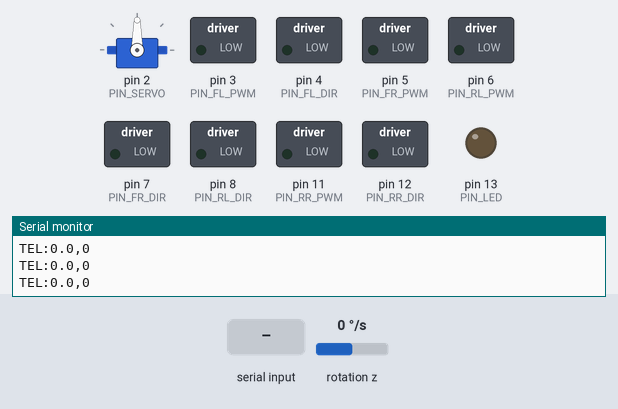
This sketch was run on a simulated Arduino Uno, built with avr-gcc and run on an emulated ATmega328P. Parts: servo, switched loads named in the sketch (green lamp = pin HIGH), output pins drawn as LEDs (lit = HIGH), the last lines printed to the serial monitor. Wiring (inferred from the names in the program): MPU-6050 motion sensor at I2C address 0x68. The inputs (shaded band) are chosen by the test bench; at power-on: rotation z 0 °/s.

Above: at 1.8 s.
1.9 s: "COLLECT\n" received over Serial
At 2.05 s:
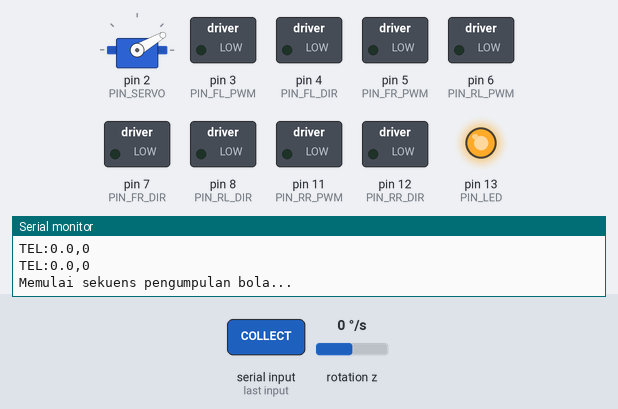
At 2.95 s:
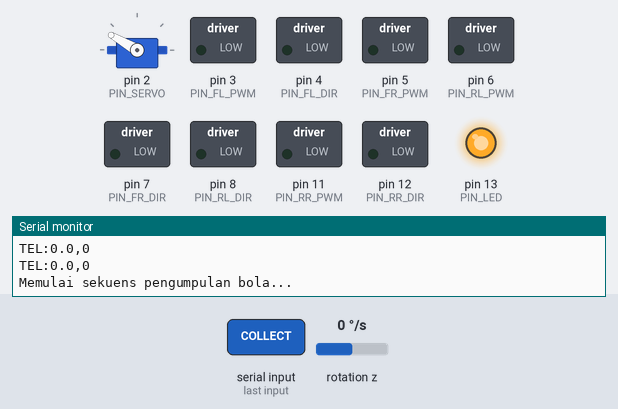
4.9 s: "SERVO:\n" received over Serial
At 6.0 s:
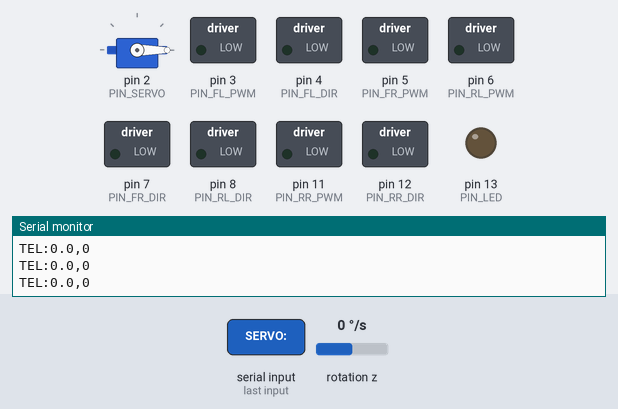
Timing chart, 0 to 7.9 s (numbered marks = the images above; inputs shaded):
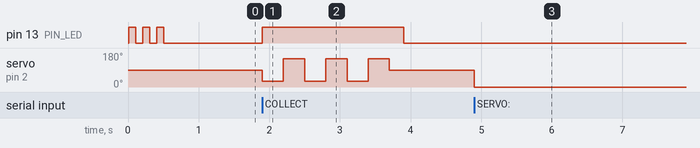

The sketch:

robot_controller.ino
```cpp
// ============================================================================
// ROBOT PENGUMPUL BOLA - FIRMWARE ARDUINO UNO
// ============================================================================
// Deskripsi : Kontroler utama robot mecanum 4WD dengan pengumpul bola
// Hardware  : Arduino Uno, 2x DRV8833, MPU6050, Servo, ESP32-CAM (UART)
// Protokol  : Serial 115200 baud, format "CMD:vx,vy,omega\n"
// Tanggal   : 2026-06-26
// ============================================================================

#include <Wire.h>
#include <Servo.h>

// === KONFIGURASI DEBUG ===
// Set ke 0 untuk nonaktifkan pesan debug (hemat memori & bandwidth serial)
#define DEBUG 1

#if DEBUG
  #define DBG_PRINT(x)   Serial.print(x)
  #define DBG_PRINTLN(x) Serial.println(x)
#else
  #define DBG_PRINT(x)
  #define DBG_PRINTLN(x)
#endif

// ============================================================================
// PIN MAPPING
// ============================================================================
// Strategi pin:
//   - Servo menggunakan Timer1, yang menonaktifkan PWM di pin 9 dan 10.
//   - Sisa pin PWM: 3, 5, 6, 11 (dari Timer0 dan Timer2).
//   - Setiap motor butuh 1 pin PWM (kecepatan) + 1 pin digital (arah).
//
// Motor FL (Depan-Kiri) : PWM=3,  DIR=4
// Motor FR (Depan-Kanan): PWM=5,  DIR=7
// Motor RL (Belakang-Kiri): PWM=6,  DIR=8
// Motor RR (Belakang-Kanan): PWM=11, DIR=12
// Servo pengumpul: pin 2
// MPU6050: SDA=A4, SCL=A5 (I2C hardware)
// Serial UART ke ESP32-CAM: pin 0 (RX), pin 1 (TX)
// Tersedia: 13 (LED), A0, A1, A2, A3

// --- Motor Depan-Kiri (FL) ---
#define PIN_FL_PWM  3
#define PIN_FL_DIR  4

// --- Motor Depan-Kanan (FR) ---
#define PIN_FR_PWM  5
#define PIN_FR_DIR  7

// --- Motor Belakang-Kiri (RL) ---
#define PIN_RL_PWM  6
#define PIN_RL_DIR  8

// --- Motor Belakang-Kanan (RR) ---
#define PIN_RR_PWM  11
#define PIN_RR_DIR  12

// --- Servo Pengumpul ---
#define PIN_SERVO   2

// --- LED Indikator ---
#define PIN_LED     13

// ============================================================================
// KONFIGURASI ARAH MOTOR (FLIP)
// ============================================================================
// Ubah ke 'true' jika motor terpasang terbalik.
// Ini membalik arah putar tanpa perlu tukar kabel.
#define FLIP_FL false
#define FLIP_FR false
#define FLIP_RL false
#define FLIP_RR false

// ============================================================================
// KONSTANTA
// ============================================================================
#define SERIAL_BAUD     115200

// Alamat I2C MPU6050
#define MPU6050_ADDR    0x68
#define MPU6050_PWR_MGMT  0x6B
#define MPU6050_GYRO_Z_H  0x47  // Register gyro sumbu Z (high byte)
#define MPU6050_GYRO_Z_L  0x48  // Register gyro sumbu Z (low byte)

// Sensitivitas gyro: ±250°/s → 131 LSB/°/s (konfigurasi default)
#define GYRO_SENSITIVITY 131.0f

// Interval telemetri (ms)
#define TELEMETRY_INTERVAL 100

// Timeout watchdog motor (ms) - jika tidak ada perintah, motor berhenti
#define WATCHDOG_TIMEOUT   500

// Ukuran buffer serial
#define SERIAL_BUF_SIZE    64

// Konfigurasi servo pengumpul
#define SERVO_MIN_ANGLE    30   // Sudut minimum sweep
#define SERVO_MAX_ANGLE    150  // Sudut maksimum sweep
#define SERVO_CENTER       90   // Posisi tengah/istirahat
#define SERVO_COLLECT_DELAY 300 // Delay antar langkah sweep (ms)
#define SERVO_COLLECT_STEPS 3   // Jumlah siklus sweep saat COLLECT

// ============================================================================
// VARIABEL GLOBAL
// ============================================================================
Servo servoPengumpul;

// --- Buffer serial ---
char serialBuf[SERIAL_BUF_SIZE];
uint8_t serialIdx = 0;

// --- Timing ---
unsigned long lastCmdTime     = 0;  // Waktu perintah terakhir diterima
unsigned long lastTelemetry   = 0;  // Waktu telemetri terakhir dikirim
unsigned long lastGyroRead    = 0;  // Waktu pembacaan gyro terakhir

// --- Heading dari gyro ---
float heading = 0.0f;              // Heading kumulatif dalam derajat

// --- Status motor saat ini ---
int16_t currentVx    = 0;
int16_t currentVy    = 0;
int16_t currentOmega = 0;

// --- Flag untuk sekuens collect ---
bool collectRunning = false;

// ============================================================================
// SETUP
// ============================================================================
void setup() {
  // Inisialisasi serial untuk komunikasi dengan ESP32-CAM
  Serial.begin(SERIAL_BAUD);

  DBG_PRINTLN(F("=== Robot Pengumpul Bola ==="));
  DBG_PRINTLN(F("Inisialisasi dimulai..."));

  // --- Konfigurasi pin motor ---
  pinMode(PIN_FL_PWM, OUTPUT);
  pinMode(PIN_FL_DIR, OUTPUT);
  pinMode(PIN_FR_PWM, OUTPUT);
  pinMode(PIN_FR_DIR, OUTPUT);
  pinMode(PIN_RL_PWM, OUTPUT);
  pinMode(PIN_RL_DIR, OUTPUT);
  pinMode(PIN_RR_PWM, OUTPUT);
  pinMode(PIN_RR_DIR, OUTPUT);

  // Pastikan semua motor mati saat startup
  stopAllMotors();

  // --- LED indikator ---
  pinMode(PIN_LED, OUTPUT);
  digitalWrite(PIN_LED, LOW);

  // --- Inisialisasi servo ---
  servoPengumpul.attach(PIN_SERVO);
  servoPengumpul.write(SERVO_CENTER);
  DBG_PRINTLN(F("Servo terpasang di pin 2"));

  // --- Inisialisasi MPU6050 via I2C mentah ---
  Wire.begin();
  initMPU6050();

  // --- Tandai waktu awal ---
  lastCmdTime   = millis();
  lastTelemetry = millis();
  lastGyroRead  = millis();

  // Kedipkan LED tanda siap
  for (uint8_t i = 0; i < 3; i++) {
    digitalWrite(PIN_LED, HIGH);
    delay(100);
    digitalWrite(PIN_LED, LOW);
    delay(100);
  }

  DBG_PRINTLN(F("Inisialisasi selesai. Menunggu perintah..."));
}

// ============================================================================
// LOOP UTAMA
// ============================================================================
void loop() {
  unsigned long now = millis();

  // --- 1. Baca data serial masuk ---
  bacaSerial();

  // --- 2. Update gyro heading ---
  updateGyro(now);

  // --- 3. Kirim telemetri berkala ---
  if (now - lastTelemetry >= TELEMETRY_INTERVAL) {
    kirimTelemetri();
    lastTelemetry = now;
  }

  // --- 4. Watchdog: hentikan motor jika tidak ada perintah ---
  if (now - lastCmdTime >= WATCHDOG_TIMEOUT) {
    if (currentVx != 0 || currentVy != 0 || currentOmega != 0) {
      DBG_PRINTLN(F("WATCHDOG: Timeout, motor dihentikan!"));
      currentVx = 0;
      currentVy = 0;
      currentOmega = 0;
      stopAllMotors();
    }
  }
}

// ============================================================================
// PEMBACAAN SERIAL
// ============================================================================
// Membaca karakter dari serial dan memproses baris lengkap (diakhiri '\n').
void bacaSerial() {
  while (Serial.available() > 0) {
    char c = Serial.read();

    if (c == '\n' || c == '\r') {
      if (serialIdx > 0) {
        serialBuf[serialIdx] = '\0';  // Null-terminate string
        prosesPerintah(serialBuf);
        serialIdx = 0;
      }
    } else {
      if (serialIdx < SERIAL_BUF_SIZE - 1) {
        serialBuf[serialIdx++] = c;
      } else {
        // Buffer penuh, reset (perintah terlalu panjang)
        DBG_PRINTLN(F("PERINGATAN: Buffer serial penuh, reset"));
        serialIdx = 0;
      }
    }
  }
}

// ============================================================================
// PROSES PERINTAH
// ============================================================================
// Format yang didukung:
//   CMD:vx,vy,omega   → gerakkan robot (nilai -255 s/d 255)
//   SERVO:sudut        → atur posisi servo (0-180)
//   COLLECT            → jalankan sekuens pengumpulan bola
void prosesPerintah(const char* cmd) {
  lastCmdTime = millis();  // Reset watchdog timer

  // --- Perintah gerak: CMD:vx,vy,omega ---
  if (strncmp(cmd, "CMD:", 4) == 0) {
    int vx = 0, vy = 0, omega = 0;

    // Parse tiga nilai integer dipisahkan koma
    const char* ptr = cmd + 4;
    vx = atoi(ptr);

    ptr = strchr(ptr, ',');
    if (ptr) {
      ptr++;
      vy = atoi(ptr);
      ptr = strchr(ptr, ',');
      if (ptr) {
        ptr++;
        omega = atoi(ptr);
      }
    }

    // Batasi range
    vx    = constrain(vx,    -255, 255);
    vy    = constrain(vy,    -255, 255);
    omega = constrain(omega, -255, 255);

    currentVx    = vx;
    currentVy    = vy;
    currentOmega = omega;

    DBG_PRINT(F("CMD diterima: vx="));
    DBG_PRINT(vx);
    DBG_PRINT(F(" vy="));
    DBG_PRINT(vy);
    DBG_PRINT(F(" omega="));
    DBG_PRINTLN(omega);

    // Hitung dan terapkan kinematika mecanum
    jalankanMecanum(vx, vy, omega);
  }
  // --- Perintah servo: SERVO:sudut ---
  else if (strncmp(cmd, "SERVO:", 6) == 0) {
    int sudut = atoi(cmd + 6);
    sudut = constrain(sudut, 0, 180);

    servoPengumpul.write(sudut);

    DBG_PRINT(F("Servo diatur ke: "));
    DBG_PRINTLN(sudut);
  }
  // --- Perintah collect: COLLECT ---
  else if (strcmp(cmd, "COLLECT") == 0) {
    DBG_PRINTLN(F("Memulai sekuens pengumpulan bola..."));
    jalankanCollect();
  }
  else {
    DBG_PRINT(F("Perintah tidak dikenal: "));
    DBG_PRINTLN(cmd);
  }
}

// ============================================================================
// KINEMATIKA INVERS MECANUM
// ============================================================================
// Rumus mecanum 4-roda:
//   FL = vx + vy + omega
//   FR = vx - vy - omega
//   RL = vx - vy + omega
//   RR = vx + vy - omega
//
// Hasilnya dinormalisasi jika ada yang melebihi 255, lalu
// dipetakan ke PWM (kecepatan) + DIR (arah putar).
void jalankanMecanum(int16_t vx, int16_t vy, int16_t omega) {
  // Hitung kecepatan tiap roda (bisa negatif = mundur)
  int16_t fl = vx + vy + omega;
  int16_t fr = vx - vy - omega;
  int16_t rl = vx - vy + omega;
  int16_t rr = vx + vy - omega;

  // Normalisasi: cari nilai absolut terbesar
  int16_t maxVal = max(max(abs(fl), abs(fr)), max(abs(rl), abs(rr)));

  // Jika ada yang lebih dari 255, skalakan semua proporsional
  if (maxVal > 255) {
    fl = (int16_t)((int32_t)fl * 255 / maxVal);
    fr = (int16_t)((int32_t)fr * 255 / maxVal);
    rl = (int16_t)((int32_t)rl * 255 / maxVal);
    rr = (int16_t)((int32_t)rr * 255 / maxVal);
  }

  // Terapkan ke motor masing-masing
  setMotor(PIN_FL_PWM, PIN_FL_DIR, fl, FLIP_FL);
  setMotor(PIN_FR_PWM, PIN_FR_DIR, fr, FLIP_FR);
  setMotor(PIN_RL_PWM, PIN_RL_DIR, rl, FLIP_RL);
  setMotor(PIN_RR_PWM, PIN_RR_DIR, rr, FLIP_RR);
}

// ============================================================================
// SET MOTOR INDIVIDUAL
// ============================================================================
// Mengatur satu motor dengan nilai kecepatan bertanda (signed speed).
// Nilai positif = maju, negatif = mundur.
// Parameter 'flip' membalik arah jika motor terpasang terbalik.
void setMotor(uint8_t pinPwm, uint8_t pinDir, int16_t speed, bool flip) {
  // Terapkan flip jika perlu
  if (flip) {
    speed = -speed;
  }

  if (speed >= 0) {
    // Maju: DIR=LOW, PWM=kecepatan
    digitalWrite(pinDir, LOW);
    analogWrite(pinPwm, constrain(speed, 0, 255));
  } else {
    // Mundur: DIR=HIGH, PWM=255-|kecepatan| (inversi untuk DRV8833)
    // Catatan: Untuk DRV8833 dengan skema 1-pin PWM + 1-pin DIR,
    // DIR=HIGH berarti arah terbalik, PWM tetap magnitude.
    digitalWrite(pinDir, HIGH);
    analogWrite(pinPwm, constrain(-speed, 0, 255));
  }
}

// ============================================================================
// HENTIKAN SEMUA MOTOR
// ============================================================================
void stopAllMotors() {
  analogWrite(PIN_FL_PWM, 0);
  analogWrite(PIN_FR_PWM, 0);
  analogWrite(PIN_RL_PWM, 0);
  analogWrite(PIN_RR_PWM, 0);

  digitalWrite(PIN_FL_DIR, LOW);
  digitalWrite(PIN_FR_DIR, LOW);
  digitalWrite(PIN_RL_DIR, LOW);
  digitalWrite(PIN_RR_DIR, LOW);
}

// ============================================================================
// INISIALISASI MPU6050 (TANPA LIBRARY EKSTERNAL)
// ============================================================================
// Menggunakan Wire.h langsung untuk komunikasi I2C.
// Hanya mengaktifkan sensor dan baca gyro Z untuk heading.
void initMPU6050() {
  // Bangunkan MPU6050 dari mode sleep
  Wire.beginTransmission(MPU6050_ADDR);
  Wire.write(MPU6050_PWR_MGMT);  // Register power management
  Wire.write(0x00);               // Set ke 0 = bangun dari sleep
  uint8_t error = Wire.endTransmission(true);

  if (error == 0) {
    DBG_PRINTLN(F("MPU6050 terdeteksi dan aktif."));
  } else {
    DBG_PRINT(F("GAGAL koneksi MPU6050! Error: "));
    DBG_PRINTLN(error);
  }

  // Konfigurasi gyro: ±250°/s (default, register 0x1B = 0x00)
  Wire.beginTransmission(MPU6050_ADDR);
  Wire.write(0x1B);  // GYRO_CONFIG register
  Wire.write(0x00);  // FS_SEL=0 → ±250°/s
  Wire.endTransmission(true);

  // Konfigurasi DLPF (Digital Low Pass Filter) untuk mengurangi noise
  Wire.beginTransmission(MPU6050_ADDR);
  Wire.write(0x1A);  // CONFIG register
  Wire.write(0x03);  // DLPF_CFG=3 → bandwidth 44Hz, delay 4.9ms
  Wire.endTransmission(true);

  DBG_PRINTLN(F("MPU6050 dikonfigurasi: ±250°/s, DLPF=44Hz"));
}

// ============================================================================
// BACA GYRO Z DAN UPDATE HEADING
// ============================================================================
// Membaca register gyro sumbu Z (yaw) dan mengintegrasikan terhadap waktu
// untuk mendapatkan heading kumulatif dalam derajat.
void updateGyro(unsigned long now) {
  // Hitung delta waktu sejak pembacaan terakhir
  unsigned long dt_ms = now - lastGyroRead;

  // Baca minimal setiap 10ms (100Hz) untuk akurasi integrasi
  if (dt_ms < 10) return;

  lastGyroRead = now;
  float dt = dt_ms / 1000.0f;  // Konversi ke detik

  // Minta 2 byte dari register gyro Z
  Wire.beginTransmission(MPU6050_ADDR);
  Wire.write(MPU6050_GYRO_Z_H);  // Mulai dari register high byte
  Wire.endTransmission(false);   // Repeated start

  uint8_t bytesReceived = Wire.requestFrom((uint8_t)MPU6050_ADDR, (uint8_t)2, (uint8_t)true);

  if (bytesReceived == 2) {
    int16_t gyroZ_raw = (Wire.read() << 8) | Wire.read();

    // Konversi ke derajat per detik
    float gyroZ_dps = gyroZ_raw / GYRO_SENSITIVITY;

    // Dead zone: abaikan noise kecil (di bawah 1°/s)
    if (abs(gyroZ_dps) < 1.0f) {
      gyroZ_dps = 0.0f;
    }

    // Integrasi sederhana: heading += kecepatan_sudut × delta_waktu
    heading += gyroZ_dps * dt;

    // Normalisasi heading ke range -180 s/d 180
    while (heading > 180.0f)  heading -= 360.0f;
    while (heading < -180.0f) heading += 360.0f;
  }
}

// ============================================================================
// KIRIM TELEMETRI
// ============================================================================
// Format: "TEL:heading,vbat\n"
// heading = sudut orientasi saat ini (derajat)
// vbat = tegangan baterai (placeholder 0 untuk sekarang)
void kirimTelemetri() {
  Serial.print(F("TEL:"));
  Serial.print(heading, 1);  // 1 desimal cukup
  Serial.print(F(",0"));     // Placeholder tegangan baterai
  Serial.println();
}

// ============================================================================
// SEKUENS PENGUMPULAN BOLA
// ============================================================================
// Menggerakkan servo menyapu bolak-balik untuk mengumpulkan bola.
// Selama sekuens ini, motor tetap berjalan sesuai perintah terakhir.
void jalankanCollect() {
  collectRunning = true;
  digitalWrite(PIN_LED, HIGH);  // Nyalakan LED selama collect

  for (uint8_t siklus = 0; siklus < SERVO_COLLECT_STEPS; siklus++) {
    // Sapu ke kiri (sudut minimum)
    servoPengumpul.write(SERVO_MIN_ANGLE);
    delay(SERVO_COLLECT_DELAY);

    // Sapu ke kanan (sudut maksimum)
    servoPengumpul.write(SERVO_MAX_ANGLE);
    delay(SERVO_COLLECT_DELAY);

    // Cek apakah ada perintah baru masuk selama collect
    bacaSerial();
  }

  // Kembali ke posisi tengah
  servoPengumpul.write(SERVO_CENTER);
  delay(200);

  collectRunning = false;
  digitalWrite(PIN_LED, LOW);

  DBG_PRINTLN(F("Sekuens pengumpulan selesai."));
}
```

Measured:
- after the input at 1.9 s, pin 13 (PIN_LED): LOW → HIGH at once, → LOW 2.0 s later; servo on pin 2 (PIN_SERVO): 90° → 30° at once, then repeats every 0.60 s: 150° 0.30 s, 30° 0.30 s, until it stays 90° from 3.7 s
- after the input at 4.9 s, servo on pin 2 (PIN_SERVO): 90° → 0° at once
